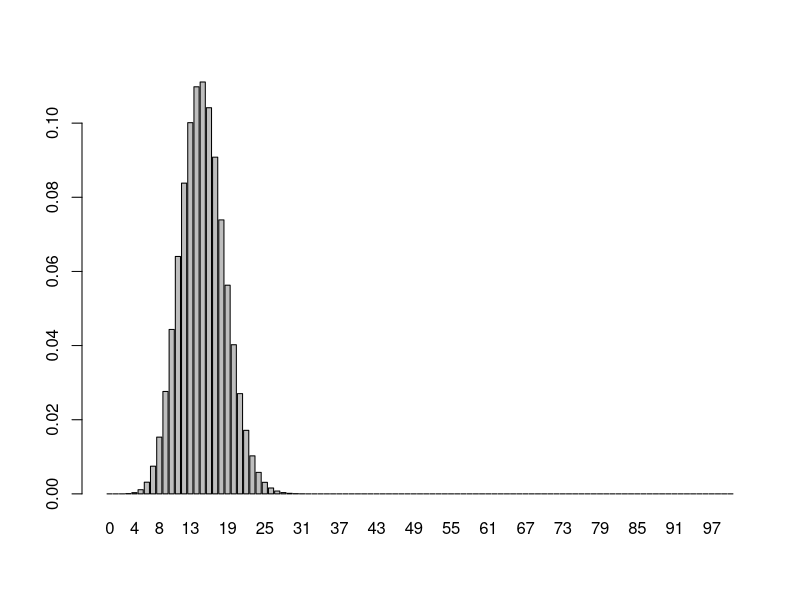
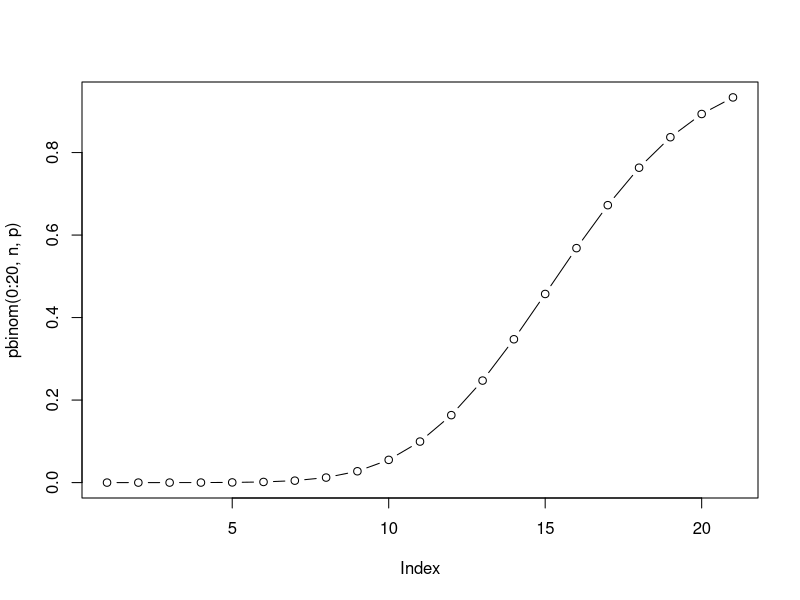
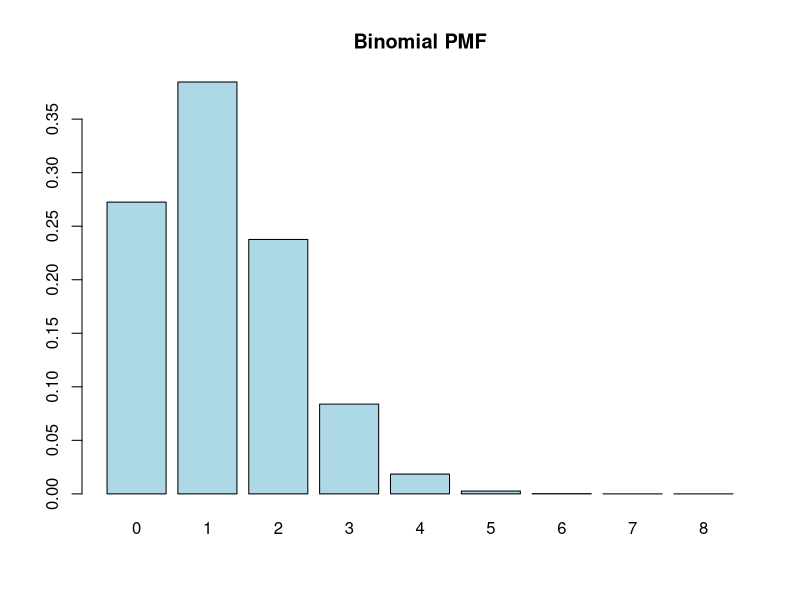
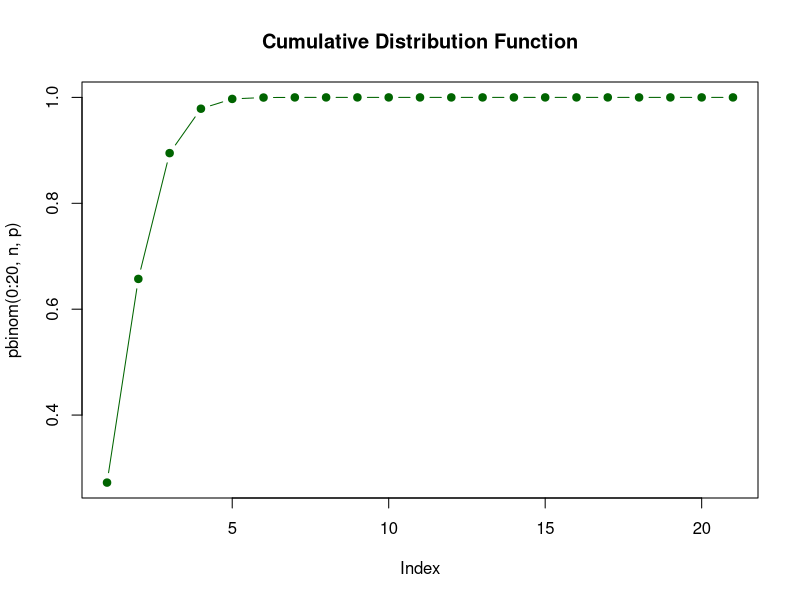
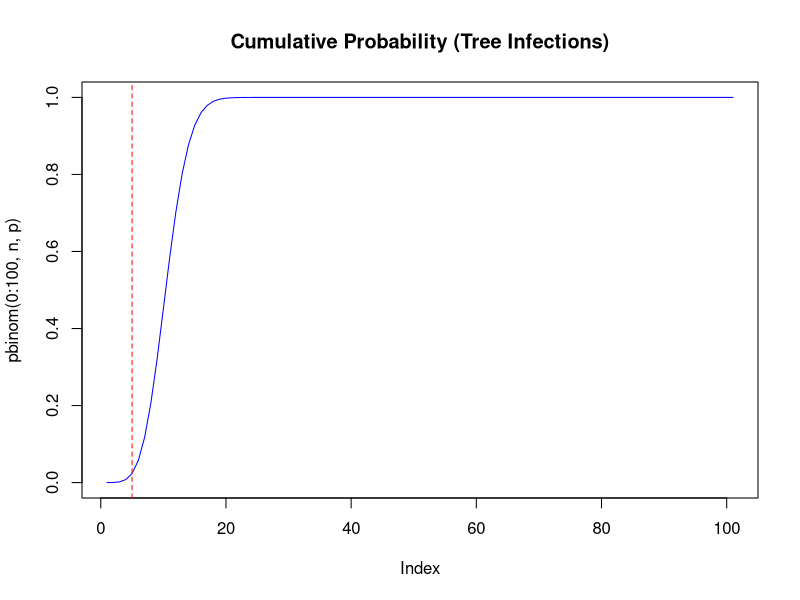
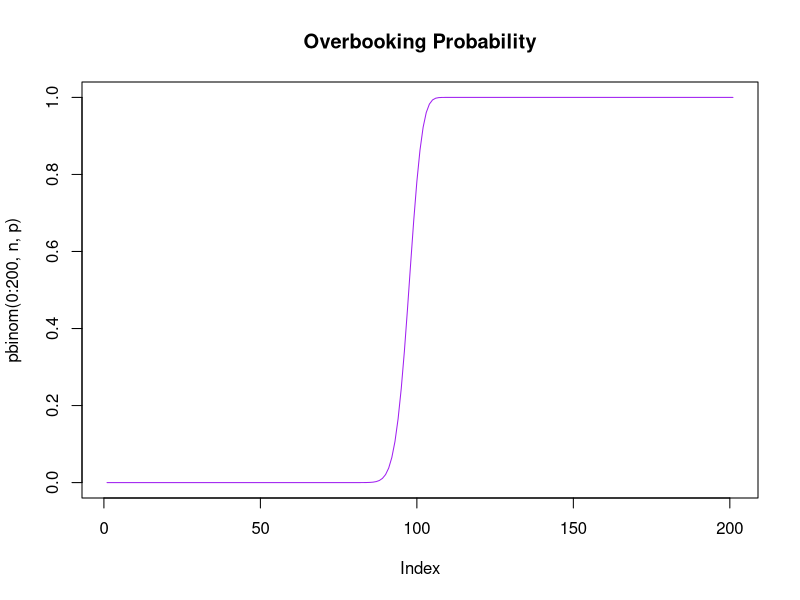
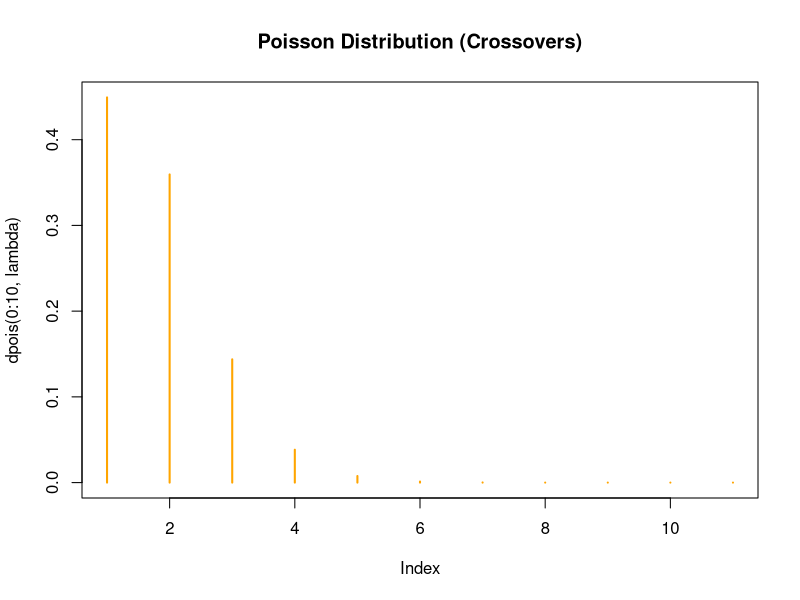
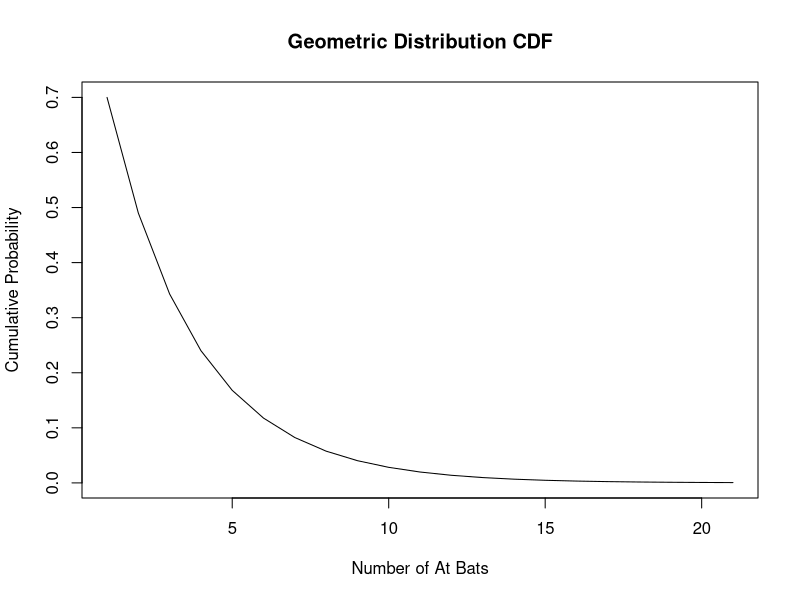

Recreate these plots in R, in order.
## ---- chunk 1
##n = number of trials
n <- 100

##p = probability of success
p <- 0.15

?dbinom
barplot(dbinom(0:n, n, p), names.arg = 0:n)
###
dbinom(5,100, .10)

##CDF
plot(pbinom(0:20,n,p),type = "b")
## ---- chunk 2
qnorm(0.95, mean = 0, sd = 1)
## ---- chunk 3
# Parameters
n <- 8  # Number of trials
p <- 0.15  # Probability of success

# Plot the probability mass function
barplot(dbinom(0:n, n, p), names.arg = 0:n, main = "Binomial PMF", col = "lightblue")
## ---- chunk 4
# Plot the cumulative distribution function
plot(pbinom(0:20, n, p), type = "b", main = "Cumulative Distribution Function", col = "darkgreen", pch = 19)
## ---- chunk 5
# Parameters
n <- 100  # Total trees
p <- 0.1  # Probability of infection
k <- 5    # Threshold

# Probability of more than 5 infections
prob_more_than_5 <- 1 - pbinom(k, n, p)
prob_more_than_5
## ---- chunk 6
# Plot CDF with threshold
plot(pbinom(0:100, n, p), type = "l", main = "Cumulative Probability (Tree Infections)", col = "blue")
abline(v = k, col = "red", lty = 2)
## ---- chunk 7
# Parameters
n <- 110  # Total tickets sold
p <- 0.88  # Probability of showing up
k <- 100  # Maximum seats available

# Probability of overbooking
prob_overbooking <- 1 - pbinom(k, n, p)
prob_overbooking
## ---- chunk 8
# Plot probabilities
plot(pbinom(0:200, n, p), type = "l", main = "Overbooking Probability", col = "purple")
## ---- chunk 9
# Parameter
# Average number of crossovers per cell
lambda <- (50*0 + 25*1 + 20*2 + 5*3) / 100

lambda

# Probability of no crossovers
prob_no_crossover <- dpois(0, lambda)
prob_no_crossover

# Probability of at least one crossover
prob_at_least_one <- 1 - ppois(0, lambda)
prob_at_least_one

dpois(2, lambda)
?ppois()
## ---- chunk 10
# Plot Poisson distribution
plot(dpois(0:10, lambda), type = "h", main = "Poisson Distribution (Crossovers)", col = "orange", lwd = 2)
## ---- chunk 11
# Lambda (average number of cups sold)
lambda <- 10

# Probability of making a positive profit
prob_positive_profit <- 1 - ppois(8, lambda)
print(paste("The probability of making a positive profit is", round(prob_positive_profit, 4)))

# Simulate one day's profit in cents
profit <- rpois(1, lambda) * 25 - 200
print(paste("Simulated profit for one day is", profit, "cents"))

# Simulate the probability of making a profit
reps <- 1000 # Number of simulations
simlist <- rpois(reps, lambda) * 25 - 200
prob_simulated_profit <- sum(simlist > 0) / reps
print(paste("Simulated probability of making a profit is", round(prob_simulated_profit, 4)))
## ---- chunk 12
# Probability of success (getting a hit)
p <- 0.3

# Probability of not getting a hit after seven times at bat
prob_no_hit_after_7 <- dgeom(7, p)
print(paste("The probability of not getting a hit after seven times at bat is", round(prob_no_hit_after_7, 4)))

# Plot the CDF
plot(1 - pgeom(0:20, p), type = "l", main = "Geometric Distribution CDF", xlab = "Number of At Bats", ylab = "Cumulative Probability")
## ---- chunk 13
# Number of successes in population
m <- 100
# Number of failures in population
n <- 900
# Sample size
k <- 50

# Probability of having six independents in the sample
prob_six_independents <- dhyper(6, m, n, k)
print(paste("The probability of having six independents in the sample is", round(prob_six_independents, 4)))

# Probability of having more than three independents in the sample
prob_more_than_three <- 1 - phyper(2, m, n, k)
print(paste("The probability of having more than three independents in the sample is", round(prob_more_than_three, 4)))
## ---- chunk 14
# Parameter
rate <- 1 / 4.5

# Probability of no call in 5 minutes
prob_no_call <- 1 - pexp(5, rate)
prob_no_call
## ---- chunk 15
# Parameters
mu <- 120  # Mean
sigma <- 20  # Standard deviation

# Probability that a random baby’s birth weight will be greater than 140 ounces
prob_gt_140 <- 1 - pnorm(140, mu, sigma)
print(paste("The probability that a random baby’s birth weight will be greater than 140 ounces is", round(prob_gt_140, 4)))
## ---- chunk 16
#  X ~ N(77, 134.56)
?pnorm

# Calculation for DBP < 60
prob_less_60 <- pnorm(60, 77, 11.6)
prob_less_60

##P(Z < ((60 - 77)/11.6)) = 
##P(Z < -1.46551724137931) = 
##pnorm(-1.46551724137931) = 
##0.0713899259455208
#7% chance a randomly selected woman has diastolic bp less than 60mmHg

# Calculation for DBP > 90
prob_greater_90 <- 1 - pnorm(90, 77, 11.6)
prob_greater_90

#P(Z > ((90 - 77)/11.6)

##= P(Z < 1.12068965517241)
##= pnorm(1.12068965517241)
##= 1 - pnorm(1.12068965517241)
##= 0.131209993551487

#A randomly selected woman has a 13.1% chance of having a diastolic blood pressure above 90 mm Hg.

# Calculation for 60 < DBP < 90


(1-pnorm(60,77,11.6))-(1-pnorm(90,77,11.6))

.869-.071

#or

prob_between_60_90 <- pnorm(90, 77, 11.6) - pnorm(60, 77, 11.6)
prob_between_60_90

#P(((60 - 77)/11.6) < Z < ((90 - 77)/11.6)) =
#(-1.46551724137931 < Z < 1.12068965517241) =
#(1 - 0.131209993551487) - 0.0713899259455208 = 
##0.797400080502992

#P(60<X<90)=0.7974 (approximately 79.7% chance).
#A randomly selected woman has a 79.7% chance of having a diastolic blood pressure between 60 and 90 mm Hg.

